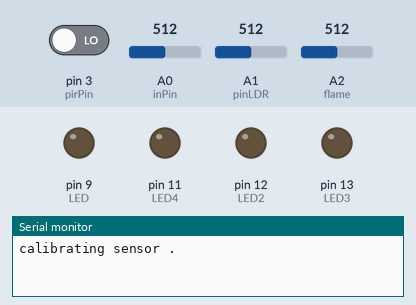
A sketch run on a simulated Arduino Uno, built with avr-gcc and run on an emulated ATmega328P. Shown: output pins drawn as LEDs (lit = HIGH), the last lines printed to the serial monitor. The test bench sets the inputs (shaded band); at power-on: pin 3 (pirPin) LOW, A0 (inPin) = 512, A1 (pinLDR) = 512, A2 (flame) = 512.

Above: at 0.1 s.
At 23.1 s:
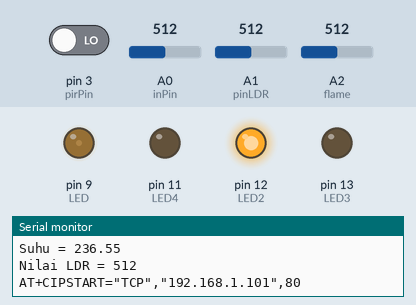
Timing chart, 0 to 24.6 s (numbered marks = the images above):
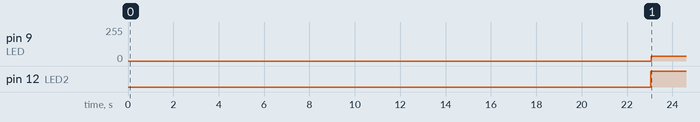

Measured:
- by itself, pin 9 (LED): 0/255 → 35/255 at 23.1 s
- by itself, pin 12 (LED2): LOW → HIGH at 23.1 s

The sketch:

IHMS.ino
```cpp
/*
Kode Sistem Pengelolaan Intelligent Home untuk Arduino
*/

// Setting WiFi
#define SSID "WR1043ND"		// SSID
#define PASS ""                // Password
#define HOST "192.168.1.101"  // Webhost
//-------------------------------

// Setting PIR
int calibrationTime = 10; // Waktu Kalibrasi
int interval = 970; // Interval untuk satu fungsi void loop
int pirPin = 3;    // Pin digital ke sensor PIR
boolean noMotion = true; // Status Pergerakan pada PIR
// Waktu Update Pergerakan Sensor Pada PIR (3 detik)
int minSecsBetweenUpdates = 3;
long lastSend = -minSecsBetweenUpdates * 1000l;
long now;

// Deklarasi Variabel
float celcius; // Suhu Ruangan
float calibrate; // Penampung nilai dari sensor suhu yang akan dikalibrasi
int lampu; // Status Lampu
int val = 0; // Penampung nilai dari sensor api
int valu = 0; // Penampung nilai dari sensor cahaya
int value = 0; // Penampung nilai dari sensor suhu

// Deklarasi Variabel Pin untuk Sensor dan LED
const int inPin = 0; // Pin untuk sensor suhu
const int pinLDR = 1; // Pin untuk sensor cahaya
const int flame = 2; // Pin untuk sensor api
const int LED = 9; // Pin untuk LED Kuning (Lampu)
const int LED2 = 12; // Pin untuk LED Hijau (AC)
const int LED3 = 13; // Pin untuk LED Merah (Spinkler)
const int LED4 = 11; // Pin untuk LED Biru (Alarm)


//-------------------------------

// Setup
void setup(){
  // Deklarasi Serial
  Serial.begin(9600);

  // Deklarasi Pin untuk PIR
  pinMode(pirPin, INPUT);
  digitalWrite(pirPin, LOW);

  // Deklarasi LED sebagai output
  pinMode(LED, OUTPUT);
  pinMode(LED2, OUTPUT);
  pinMode(LED3, OUTPUT);
  pinMode(LED4, OUTPUT);

  // Kalibrasi Sensor
  Serial.print("calibrating sensor ");
  for(int i = 0; i < calibrationTime; i++){
    Serial.print(".");
    delay(1000);
    }
  Serial.println(" done");
  Serial.println("SENSOR ACTIVE");
  delay(50);

  // Tes awal modul ESP8266.
  Serial.println("AT");
  delay(5000);
  connectWiFi();
  //if(Serial.find("OK")){
    //connectWiFi();
  //}
}

// Program Utama (Loop)
void loop(){
  now = millis(); // Inisialisasi waktu saat ini untuk sensor PIR
  ac();
  delay(10);
  lamp();
  delay(10);
  // Kirim data ke server
  sendData(String(celcius), String(lampu));
  sprinkler();
  delay(10);
  alarm();
  delay(interval);
}

// Prosedur memproses data sensor suhu dan mengaktuasi AC (LED Hijau)
void ac() {
  value = analogRead(inPin); // Simpan nilai dari sensor
  float millivolts = (value / 1024.0) * 5000; // Rumus pembagi tegangan
  calibrate = millivolts / 10; // Keluaran sensor 10mV/Celsius
  celcius = (0.94*calibrate) + 1.55; // Rumus Kalibrasi
  Serial.print("Suhu = ");
  Serial.print(celcius); // Print di serial monitor untuk debug
  Serial.println();
  // Logika aktuasi
  if (celcius <= 26.00 && celcius >= 20.00)
  {
    digitalWrite(LED2, LOW);
  }
  else
  {
    digitalWrite(LED2, HIGH);
  }
}

// Prosedur memproses data sensor cahaya dan mengaktuasi Lampu (LED Kuning)
void lamp() {
  valu = analogRead(pinLDR); // Simpan nilai dari sensor
  Serial.print("Nilai LDR = ");
  Serial.print(valu); // Print di serial monitor untuk debug
  Serial.println();
  // Logika aktuasi
  if (valu < 123) {
    digitalWrite(LED, HIGH);
    lampu = 1;
  }
  if (valu >= 881) {
    digitalWrite(LED, LOW);
    lampu = 0;
  }
  if (valu >= 123 && valu < 471) {
    analogWrite(LED, (138));
    lampu = 2;
  }
  if (valu >= 471 && valu < 881) {
    analogWrite(LED, (35));
    lampu = 2;
  }
}

// Prosedur memproses data sensor api dan mengaktuasi sprinkler (LED Merah)
void sprinkler() {
  val = analogRead(flame); // Simpan nilai dari sensor
  Serial.print("Nilai Sensor Api = ");
  Serial.print(val, DEC); // Print di serial monitor untuk debug
  Serial.println();
  // Logika aktuasi
  if (val >= 625) {
    digitalWrite(LED3, HIGH);
  }
  else
  {
    digitalWrite(LED3, LOW);
  }
}

// Prosedur memproses data PIR dan aktuasi alarm (LED Biru)
void alarm() {
  // Logika aktuasi
  if (digitalRead(pirPin) == HIGH)
    {
      if (now > (lastSend + minSecsBetweenUpdates * 1000l) || noMotion == true)
        {
          lastSend = now;
          noMotion = false;
          Serial.println("Motion");
          digitalWrite(LED4, HIGH);
        }
    }
  else
    {
      if (now > (lastSend + minSecsBetweenUpdates * 2000l))
        {
          lastSend = now;
          noMotion = true;
          Serial.println("No motion");
          digitalWrite(LED4, LOW);
        }
    }
}

// Prosedur mengirimkan data ke server
void sendData(String celcius, String lampu){
  // Setup koneksi TCP.
  String cmd = "AT+CIPSTART=\"TCP\",\"";
  cmd += HOST;
  cmd += "\",80";
  Serial.println(cmd);
  delay(2000);

  // Kirim data ke server dengan metode GET.
  cmd = "GET /arduino/add_data.php"; // Link ke skrip PHP
  cmd += "?temperature=";  // Selektor Temperatur
  cmd += celcius;          // Nilai Temperatur
  cmd += "&lampu=";        // Selektor Status Lampu
  cmd += lampu;            // Nilai Lampu
  cmd += " HTTP/1.1\r\nHost: 192.168.1.101\r\n\r\n\r\n"; // Host
  Serial.print("AT+CIPSEND=");
  Serial.println(cmd.length());
  Serial.print(cmd);
  //if(Serial.find(">")){
    //Serial.print(cmd);
  //}
}

// Prosedur Koneksi WiFi
void connectWiFi(){
  // Koneksi ke Titik Akses (AP)
  Serial.println("AT+CWMODE=1");
  delay(2000);
  String cmd="AT+CWJAP=\"";
  cmd+=SSID;
  cmd+="\",\"";
  cmd+=PASS;
  cmd+="\"";
  Serial.println(cmd);
  delay(5000);
  // Pengecekan Koneksi WiFi
  if(Serial.find("OK")){
    Serial.println("Connection");
    //return true;
  }
  else{
    Serial.println("No Connection");
    //return false;
  }
}
```
